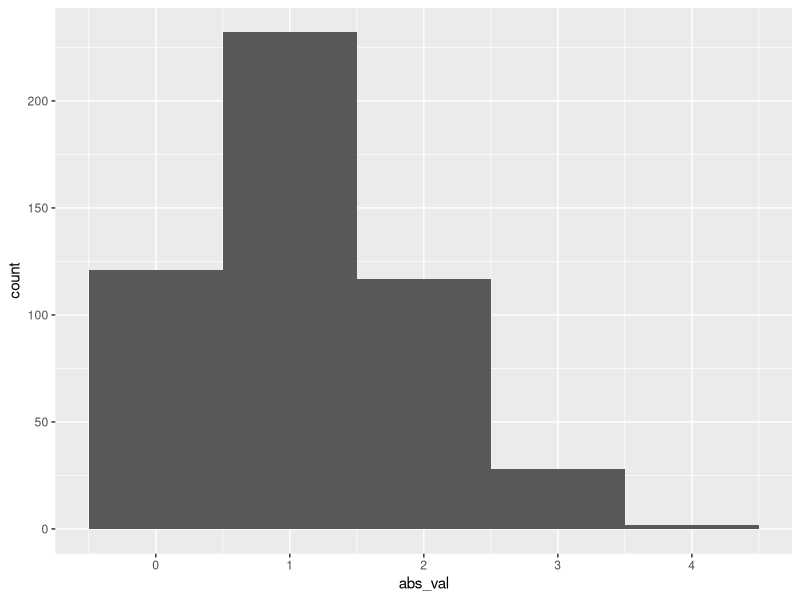

Write R code to recreate this figure.
## ---- chunk 1
setwd("~/Desktop/DATA SCIENCE")
samp = rnorm(100)
length(samp)
## ---- chunk 2
library(tidyverse)

set.seed(12)

learning_df = 
  tibble(
    sample =rnorm(500, mean =1),
    gr_than_0 = sample > 0,
    abs_val = abs(sample))

ggplot(learning_df, aes(x= abs_val)) + geom_histogram(binwidth = 1)


